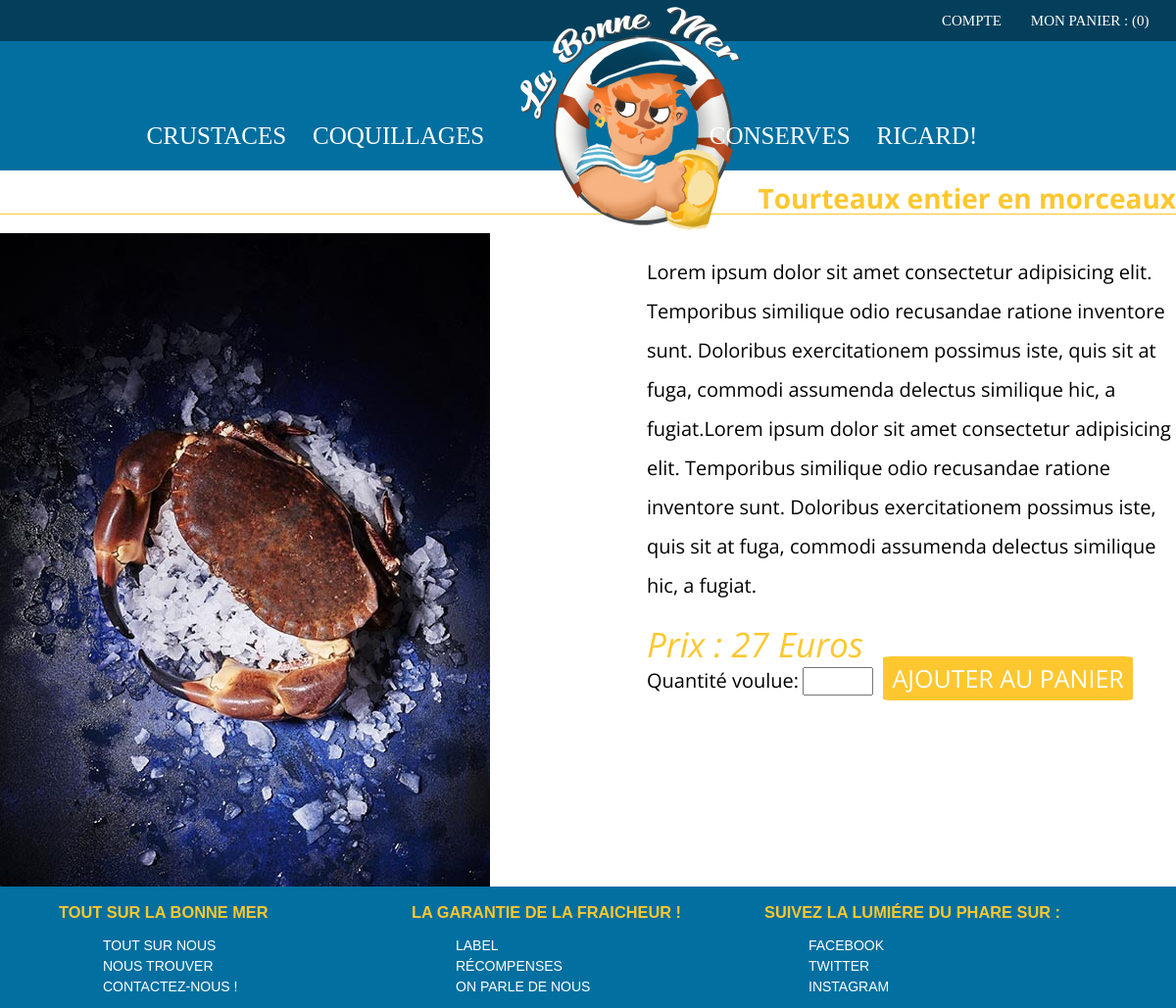
Screenshot of /index.php?controller=product&task=find&category=1&id=11 with the database file from the repository.
### tables this page shows
CREATE TABLE IF NOT EXISTS `product` (
  `prod_id` int(10) UNSIGNED NOT NULL AUTO_INCREMENT,
  `prod_name` varchar(255) DEFAULT NULL,
  `prod_origin` varchar(100) NOT NULL,
  `prod_synopsis` text NOT NULL,
  `prod_description` text,
  `prod_price` double UNSIGNED DEFAULT NULL,
  `prod_picture` varchar(255) DEFAULT NULL,
  `prod_category` varchar(100) NOT NULL,
  PRIMARY KEY (`prod_id`)
);

### libraries/Renderer.php (called while the page is built, shortened)
<?php
class Renderer {
   public static function render(string $path, array $variables = []) {
        extract($variables);
        require('templates/' .$path . '.html.php');
        require_once('templates/layout.html.php');
    }
}

### libraries/controllers/Product.php (called while the page is built, shortened)
<?php
require_once('libraries/autoload.php');
class Product extends Controller {
    public function find(){
        $product = $this->model->findOne($_GET['id']);
        \Renderer::render('product', compact('pageTitle', 'product'));
    }
}

### libraries/Application.php (called while the page is built, shortened)
<?php
class Application {
    public static function process()
    {
        $task = "index";
        if(!empty($_GET['task'])) {
            $task = $_GET['task'];
        }
        $controller = new $controllerName();
        $controller->$task();
    }
}

### index.php (called while the page is built)
<?php
 require_once('libraries/autoload.php');
 \Application::process();

### libraries/controllers/Controller.php (called while the page is built, shortened)
<?php
abstract class Controller {
    public function __construct(){
        $this->model = new $this->modelName();
    }
}

### libraries/autoload.php (called while the page is built, shortened)
<?php
spl_autoload_register(function($className){
    $className = str_replace("\\", "/", $className);
});

### libraries/Database.php (called while the page is built)
<?php
class Database {
    private static $instance = null;
    public static function getPdo(): PDO
    {
        if(self::$instance === null)
        {
            self::$instance = new PDO('mysql:host=localhost;dbname=labonnemer;charset=utf8', 'root', '', [
                PDO::ATTR_ERRMODE => PDO::ERRMODE_EXCEPTION,
                PDO::ATTR_DEFAULT_FETCH_MODE => PDO::FETCH_ASSOC
            ]);
        }
        return self::$instance;
    }
}

### libraries/models/Model.php (called while the page is built, shortened)
<?php
abstract class Model
{
    public function __construct()
    {
        $this->pdo = \Database::getPdo();
    }
}

### libraries/models/Product.php (called while the page is built, shortened)
<?php
require_once('libraries/models/model.php');
class Product extends Model {
    public function findOne(int $product) {
        $query = $this->pdo->prepare("SELECT * FROM product WHERE prod_id = :prod_id");
        $query->execute(['prod_id' => $product]);
        $product = $query->fetch();
        return $product;
    }
}

### templates/product.html.php (the view, shortened to what this page needs)
<article class="product">
    <h1><?= $product['prod_name']  ?> </h1>
    <img src="public/img/product/<?=  $product['prod_picture'] ?>" alt="Image du produit">
    <section>
        <p><?= $product['prod_description'] ?> </p>
        <em>Prix : <?=  $product['prod_price'] ?> Euros </em>
            <label>Quantité voulue:</label>
                <input type="number" id="quantity" name="quantity" min="1" max="10">
        <a href="<?=  $product['prod_id'] ?>">Ajouter au panier</a>
    </section>
</article>

### public/css/style.css (style rules this page uses)
* { box-sizing: border-box; outline: none; }
html { font-size: 62.5% }
body { background-color: #f5f5f5; color:black; font-size: 1.6rem; }
img { max-width: 100%; }
a { color: white; text-decoration: none; }
.container, h1 { margin-top: 0; font-family: 'Open Sans', sans-serif; }
article h1:first-child { padding-top: 1%; }
.home h2 , .product h1 { font-size: 2.8rem; color: #fec72f; width: 100%; }
.home h2:after, .home h1:after , .product h1 { content: ""; display: block; border-bottom : 1px solid #fec72f; }
.products a , .product a { background-color: #fec72f; text-transform: uppercase; width: 15%; margin: 1%; padding: 1%; font-size: 2.5rem; border-radius: 4%; }
.product { display: flex; flex-wrap: wrap; display: flex; justify-content: space-between; }
.product h1 { text-align: right; }
.product section { width: 45%; }
.product p { font-size: 2rem; line-height: 2; }
.product a { padding: 1% 1.8% 1% 1.8%; }
.product label { font-size: 2rem; }
.product input { font-size: 2rem; }
.product em { display: block; font-size: 3.5rem; color: #fec72f; }

### rows the page displays
product: prod_name "Tourteaux entier en morceaux", prod_picture (picture), prod_description "Lorem ipsum dolor sit amet consectetur adipisicing elit. Temporibus similique odio recusandae ratione inventore sunt. Doloribus exercitationem possimus iste, quis sit at fuga, commodi assumenda delectus similique hic, a fugiat.Lorem ipsum dolor sit amet consectetur adipisicing elit. Temporibus similique odio recusandae ratione inventore sunt. Doloribus exercitationem possimus iste, quis sit at fuga, commodi assumenda delectus similique hic, a fugiat.", prod_price "27"
